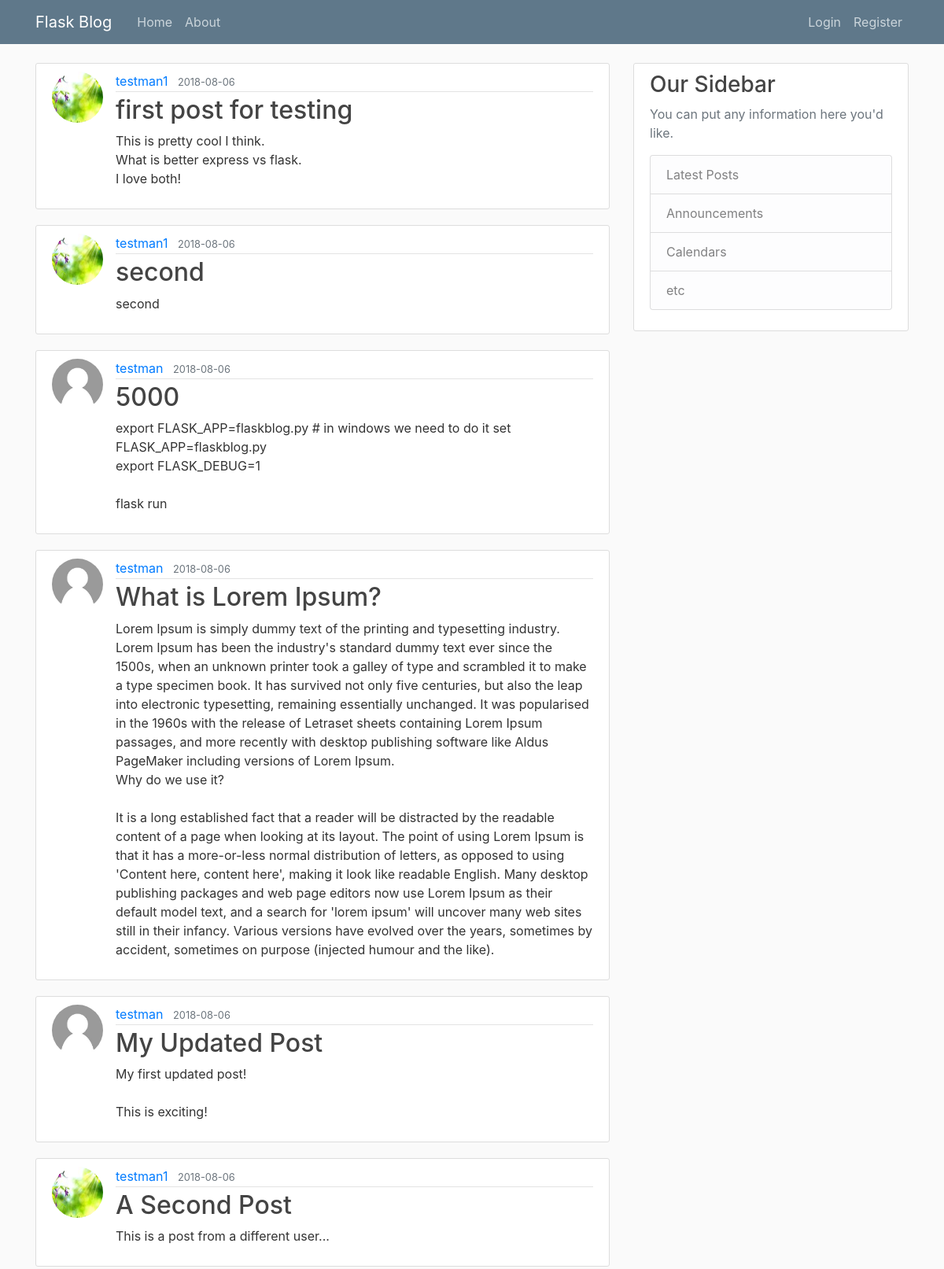
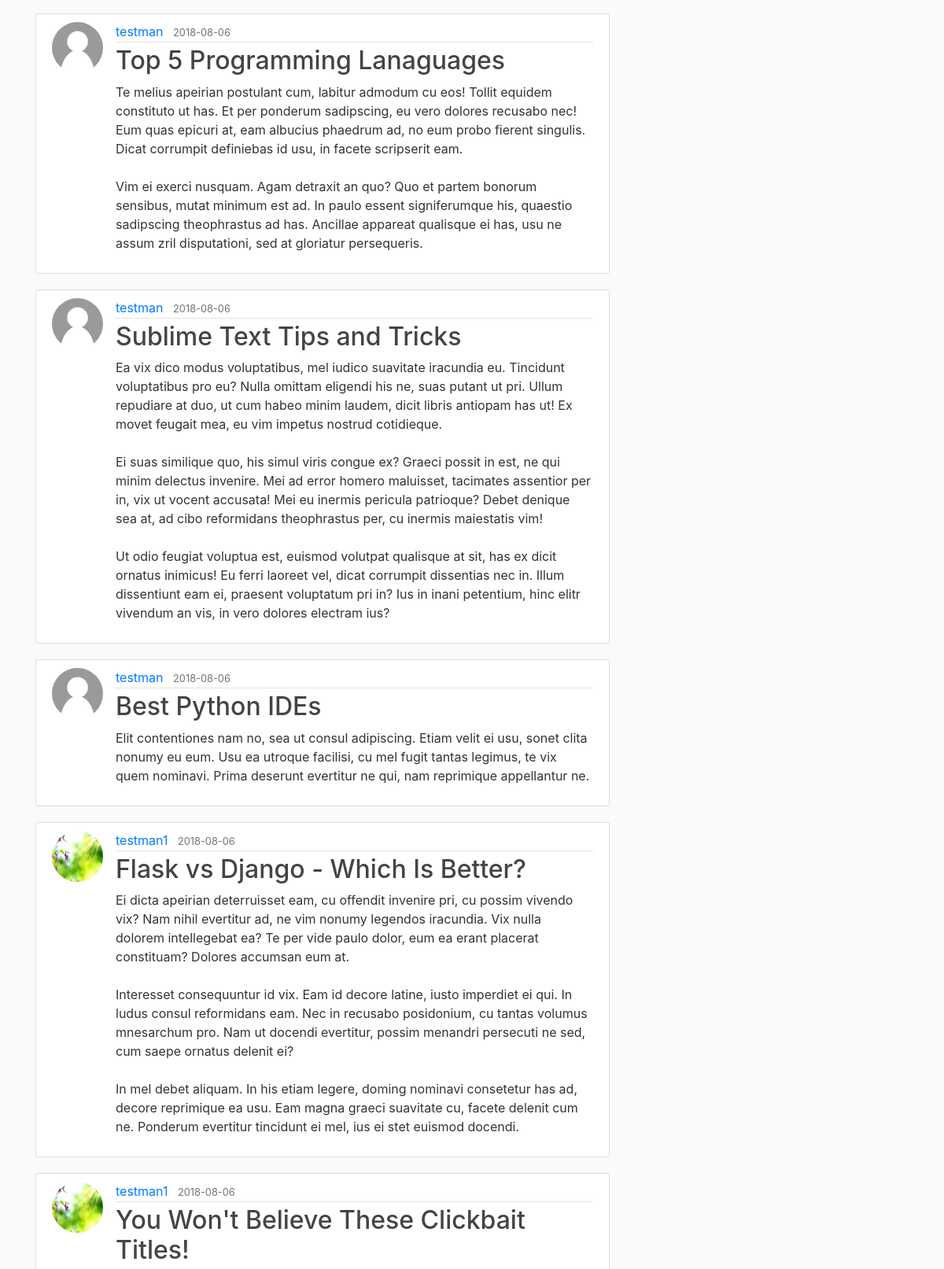
The page /home (upper part) on the database its author committed (2 pictures, top to bottom).
### flaskblog/models.py (models this page shows, shortened)
class Post(db.Model):
  id = db.Column(db.Integer, primary_key=True)
  title = db.Column(db.String(100), nullable=False)
  date_posted = db.Column(db.DateTime, nullable=False, default=datetime.utcnow)
  content = db.Column(db.Text, nullable=False)
  user_id = db.Column(db.Integer, db.ForeignKey('user.id'), nullable=False)

class User(db.Model, UserMixin):
  id = db.Column(db.Integer, primary_key=True)
  username = db.Column(db.String(20), unique=True, nullable=False)
  email = db.Column(db.String(120), unique=True, nullable=False)
  image_file = db.Column(db.String(20), nullable=False, default='default.jpeg')
  password = db.Column(db.String(60), nullable=False)
  posts = db.relationship('Post', backref='author', lazy=True)

### flaskblog/routes.py (the view)
@app.route("/")
@app.route("/home")
def home():
  posts = Post.query.all()
  return render_template('home.html', posts=posts, title='Home page')

### flaskblog/templates/home.html
{% extends "layout.html" %}
{% block content %}
    {% for post in posts %}
        <article class="media content-section">
          <img class="rounded-circle article-img" src="{{ url_for('static', filename='profile_pics/' + post.author.image_file) }}" />
          <div class="media-body">
            <div class="article-metadata">
              <a class="mr-2" href="#">{{ post.author.username }}</a>
              <small class="text-muted">{{ post.date_posted.strftime('%Y-%m-%d') }}</small>
            </div>
            <h2><a class="article-title" href="{{ url_for('post', post_id=post.id) }}">{{ post.title }}</a></h2>
            <p class="article-content">{{ post.content }}</p>
          </div>
        </article>
    {% endfor %}
{% endblock content %}

### flaskblog/templates/layout.html (shortened to what this page needs)
<!DOCTYPE html>
<html>
<head>
    <link rel="stylesheet" href="https://maxcdn.bootstrapcdn.com/bootstrap/4.0.0/css/bootstrap.min.css">
    <link rel="stylesheet" type="text/css" href="{{ url_for('static', filename='main.css') }}">
</head>
<body>
    <header class="site-header">
      <nav class="navbar navbar-expand-md navbar-dark bg-steel fixed-top">
        <div class="container">
          <a class="navbar-brand mr-4" href="/">Flask Blog</a>
          <div class="collapse navbar-collapse" id="navbarToggle">
            <div class="navbar-nav mr-auto">
              <a class="nav-item nav-link" href="{{ url_for('home') }}">Home</a>
              <a class="nav-item nav-link" href="{{ url_for('about') }}">About</a>
            </div>
            <div class="navbar-nav">
              {% if current_user.is_authenticated %}
                <a class="nav-item nav-link" href="{{ url_for('new_post') }}">New Post</a>
                <a class="nav-item nav-link" href="{{ url_for('account') }}">Account</a>
                <a class="nav-item nav-link" href="{{ url_for('logout') }}">Log out</a>
              {% else %}
              <a class="nav-item nav-link" href="{{ url_for('login') }}">Login</a>
              <a class="nav-item nav-link" href="{{ url_for('register') }}">Register</a>
              {% endif %}
            </div>
          </div>
        </div>
      </nav>
    </header>
    <main role="main" class="container">
      <div class="row">
        <div class="col-md-8">
          {% block content %}{% endblock %}
        </div>
        <div class="col-md-4">
          <div class="content-section">
            <h3>Our Sidebar</h3>
            <p class='text-muted'>You can put any information here you'd like.
              <ul class="list-group">
                <li class="list-group-item list-group-item-light">Latest Posts</li>
                <li class="list-group-item list-group-item-light">Announcements</li>
                <li class="list-group-item list-group-item-light">Calendars</li>
                <li class="list-group-item list-group-item-light">etc</li>
              </ul>
            </p>
          </div>
        </div>
      </div>
    </main>
</body>
</html>

### flaskblog/static/main.css (style rules this page uses)
body { background: #fafafa; color: #333333; margin-top: 5rem; }
h1, h2, h3, h4, h5, h6 { color: #444444; }
.bg-steel { background-color: #5f788a; }
.site-header .navbar-nav .nav-link { color: #cbd5db; }
.content-section { background: #ffffff; padding: 10px 20px; border: 1px solid #dddddd; border-radius: 3px; margin-bottom: 20px; }
.article-title { color: #444444; }
.article-content { white-space: pre-line; }
.article-img { height: 65px; width: 65px; margin-right: 16px; }
.article-metadata { padding-bottom: 1px; margin-bottom: 4px; border-bottom: 1px solid #e3e3e3 }

### rows shown on the page
Post: image_file (picture), author.username "testman1", date_posted "2018-08-06", title "first post for testing", content "This is pretty cool I think. What is better express vs flask. I love both!"
Post: image_file (picture), author.username "testman1", date_posted "2018-08-06", title "second", content "second"
Post: image_file (placeholder picture), author.username "testman", date_posted "2018-08-06", title "5000", content "export FLASK_APP=flaskblog.py # in windows we need to do it set FLASK_APP=flaskblog.py export FLASK_DEBUG=1 flask run"
Post: image_file (placeholder picture), author.username "testman", date_posted "2018-08-06", title "What is Lorem Ipsum?", content "Lorem Ipsum is simply dummy text of the printing and typesetting industry. Lorem Ipsum has been the industry's standard dummy text ever since the 1500s, when an unknown printer took a galley of type and scrambled it to make a type specimen book. It has survived not only five centuries, but also the leap into electronic typesetting, remaining essentially unchanged. It was popularised in the 1960s with the release of Letraset sheets containing Lorem Ipsum passages, and more recently with desktop publishing software like Aldus PageMaker including versions of Lorem Ipsum. Why do we use it? It is a long established fact that a reader will be distracted by the readable content of a page when…"
Post: image_file (placeholder picture), author.username "testman", date_posted "2018-08-06", title "My Updated Post", content "My first updated post! This is exciting!"
Post: image_file (picture), author.username "testman1", date_posted "2018-08-06", title "A Second Post", content "This is a post from a different user..."
Post: image_file (placeholder picture), author.username "testman", date_posted "2018-08-06", title "Top 5 Programming Lanaguages", content "Te melius apeirian postulant cum, labitur admodum cu eos! Tollit equidem constituto ut has. Et per ponderum sadipscing, eu vero dolores recusabo nec! Eum quas epicuri at, eam albucius phaedrum ad, no eum probo fierent singulis. Dicat corrumpit definiebas id usu, in facete scripserit eam. Vim ei exerci nusquam. Agam detraxit an quo? Quo et partem bonorum sensibus, mutat minimum est ad. In paulo essent signiferumque his, quaestio sadipscing theophrastus ad has. Ancillae appareat qualisque ei has, usu ne assum zril disputationi, sed at gloriatur persequeris."
Post: image_file (placeholder picture), author.username "testman", date_posted "2018-08-06", title "Sublime Text Tips and Tricks", content "Ea vix dico modus voluptatibus, mel iudico suavitate iracundia eu. Tincidunt voluptatibus pro eu? Nulla omittam eligendi his ne, suas putant ut pri. Ullum repudiare at duo, ut cum habeo minim laudem, dicit libris antiopam has ut! Ex movet feugait mea, eu vim impetus nostrud cotidieque. Ei suas similique quo, his simul viris congue ex? Graeci possit in est, ne qui minim delectus invenire. Mei ad error homero maluisset, tacimates assentior per in, vix ut vocent accusata! Mei eu inermis pericula patrioque? Debet denique sea at, ad cibo reformidans theophrastus per, cu inermis maiestatis vim! Ut odio feugiat voluptua est, euismod volutpat qualisque at sit, has ex dicit ornatus inimicus! Eu…"
Post: image_file (placeholder picture), author.username "testman", date_posted "2018-08-06", title "Best Python IDEs", content "Elit contentiones nam no, sea ut consul adipiscing. Etiam velit ei usu, sonet clita nonumy eu eum. Usu ea utroque facilisi, cu mel fugit tantas legimus, te vix quem nominavi. Prima deserunt evertitur ne qui, nam reprimique appellantur ne."
Post: image_file (picture), author.username "testman1", date_posted "2018-08-06", title "Flask vs Django - Which Is Better?", content "Ei dicta apeirian deterruisset eam, cu offendit invenire pri, cu possim vivendo vix? Nam nihil evertitur ad, ne vim nonumy legendos iracundia. Vix nulla dolorem intellegebat ea? Te per vide paulo dolor, eum ea erant placerat constituam? Dolores accumsan eum at. Interesset consequuntur id vix. Eam id decore latine, iusto imperdiet ei qui. In ludus consul reformidans eam. Nec in recusabo posidonium, cu tantas volumus mnesarchum pro. Nam ut docendi evertitur, possim menandri persecuti ne sed, cum saepe ornatus delenit ei? In mel debet aliquam. In his etiam legere, doming nominavi consetetur has ad, decore reprimique ea usu. Eam magna graeci suavitate cu, facete delenit cum ne. Ponderum…"
Post: image_file (picture), author.username "testman1", date_posted "2018-08-06", title "You Won't Believe These Clickbait Titles!"
